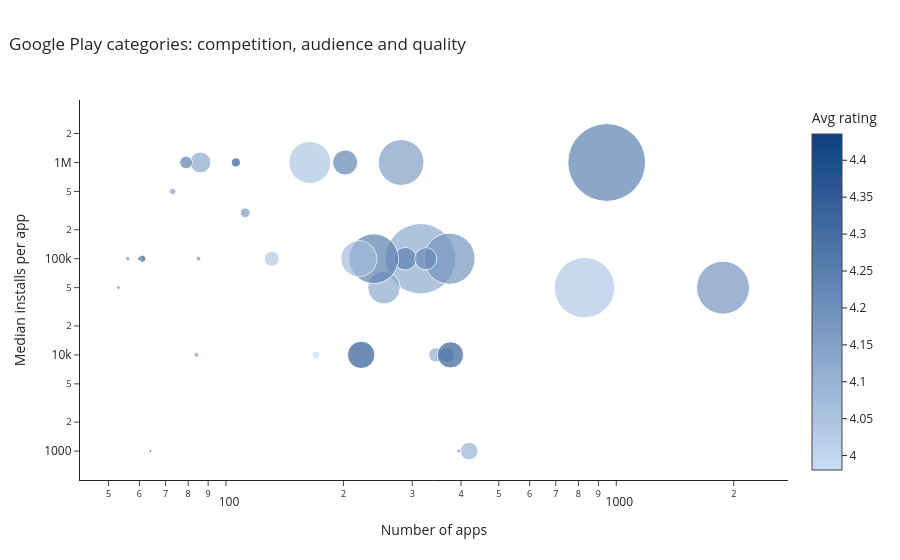

Notebook source saved alongside this figure:
### Markdown cell above
## 9. Interactive Visualisation (plotly)
The chart below combines the main dimensions of the market: **competition** (number of apps), **audience** (median installs), **total installs** (bubble size) and **quality** (average rating, colour). Hover over a bubble to see the details of a category. *(GitHub does not display interactive charts: the same chart is saved as `images/category_map.html` and can be opened in a browser.)*

### Code cell
bubble = cat.reset_index().rename(columns={"index": "Category"})
fig = px.scatter(bubble, x="apps", y="median_installs", size="total_installs", color="avg_rating",
                 hover_name="Category", log_x=True, log_y=True, size_max=55,
                 color_continuous_scale=[[0, "#c9dcf3"], [1, "#0d3f7f"]],
                 labels={"apps": "Number of apps", "median_installs": "Median installs per app",
                         "avg_rating": "Avg rating", "total_installs": "Total installs"},
                 title="Google Play categories: competition, audience and quality")
fig.update_layout(template="simple_white", height=560, title_x=0.01)
fig.write_html("images/category_map.html", include_plotlyjs="cdn")
fig.show()

### Figure 1 — Plotly figure (JSON) as saved in the notebook; plotly's stock layout.template omitted (floating-point values rounded to 4 significant figures)
{"data": [{"hovertemplate": "<b>%{hovertext}</b><br><br>Number of apps=%{x}<br>Median installs per app=%{y}<br>Total installs=%{marker.size}<br>Avg rating=%{marker.color}<extra></extra>", "hovertext": ["Art & Design", "Auto & Vehicles", "Beauty", "Books & Reference", "Business", "Comics", "Communication", "Dating", "Education", "Entertainment", "Events", "Family", "Finance", "Food & Drink", "Game", "Health & Fitness", "House & Home", "Libraries & Demo", "Lifestyle", "Maps & Navigation", "Medical", "News & Magazines", "Parenting", "Personalization", "Photography", "Productivity", "Shopping", "Social", "Sports", "Tools", "Travel & Local", "Video Players", "Weather"], "legendgroup": "", "marker": {"color": [4.359, 4.19, 4.279, 4.345, 4.098, 4.181, 4.121, 3.98, 4.351, 4.129, 4.436, 4.184, 4.116, 4.171, 4.244, 4.243, 4.141, 4.178, 4.093, 4.036, 4.166, 4.122, 4.3, 4.332, 4.156, 4.183, 4.231, 4.247, 4.216, 4.04, 4.07, 4.045, 4.243], "coloraxis": "coloraxis", "size": [113238100, 53130211, 27197050, 1665969576, 697164865, 44981150, 11038276251, 140925107, 189951000, 984660000, 15973161, 6236542505, 455348734, 211798751, 13447924415, 1144022512, 97202461, 52995910, 503823539, 503281890, 38293077, 2369217760, 31521110, 1532494782, 4658147655, 5793091369, 1400348785, 5487867902, 1096474498, 8102771915, 2894887146, 3931902720, 361100520], "sizemode": "area", "sizeref": 4446000.0, "symbol": "circle"}, "mode": "markers", "name": "", "orientation": "v", "showlegend": false, "type": "scatter", "x": [61, 85, 53, 222, 420, 56, 315, 170, 106, 86, 64, 1877, 345, 112, 945, 288, 73, 84, 369, 131, 395, 254, 60, 376, 281, 374, 202, 239, 325, 829, 219, 164, 79], "xaxis": "x", "y": [100000.0, 100000.0, 50000.0, 10000.0, 1000.0, 100000.0, 100000.0, 10000.0, 1000000.0, 1000000.0, 1000.0, 50000.0, 10000.0, 300000.0, 1000000.0, 100000.0, 500000.0, 10000.0, 10000.0, 100000.0, 1000.0, 50000.0, 100000.0, 10000.0, 1000000.0, 100000.0, 1000000.0, 100000.0, 100000.0, 50000.0, 100000.0, 1000000.0, 1000000.0], "yaxis": "y"}], "layout": {"coloraxis": {"autocolorscale": false, "colorbar": {"title": {"text": "Avg rating"}}, "colorscale": [[0, "#c9dcf3"], [1, "#0d3f7f"]]}, "height": 560, "legend": {"itemsizing": "constant", "tracegroupgap": 0}, "title": {"text": "Google Play categories: competition, audience and quality", "x": 0.01}, "xaxis": {"anchor": "y", "domain": [0.0, 1.0], "title": {"text": "Number of apps"}, "type": "log"}, "yaxis": {"anchor": "x", "domain": [0.0, 1.0], "title": {"text": "Median installs per app"}, "type": "log"}}}
